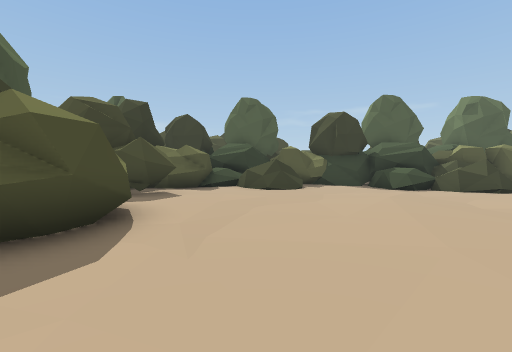
View 1 (above)

24 first-person views from a walk through a Unity game level. The camera is 1.5 m above the floor, tilts 2° down and sees 90° across. The floor is counted in squares, 2 m on a side. Each view is taken from the middle of a square. On the plan, view 1 faces up. The plan holds only what a view shows up to about 9 squares ahead; the rest is blank. The place goes on beyond the plan. The player character is not drawn. Some surface patterns are stand-ins.

View 2
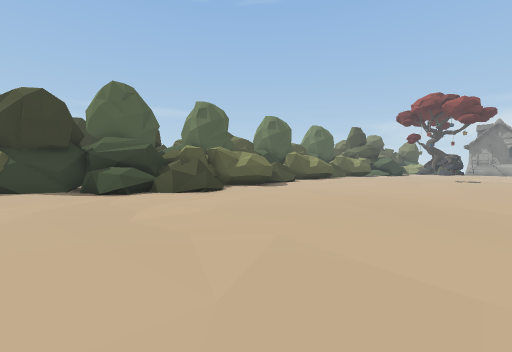

View 3
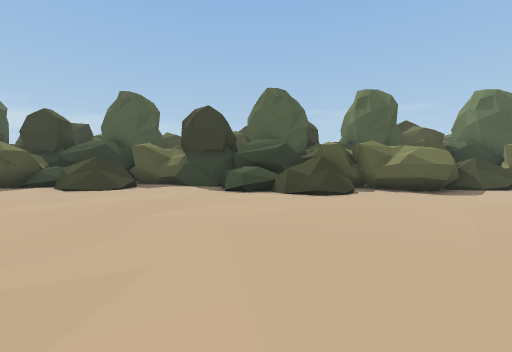

View 4
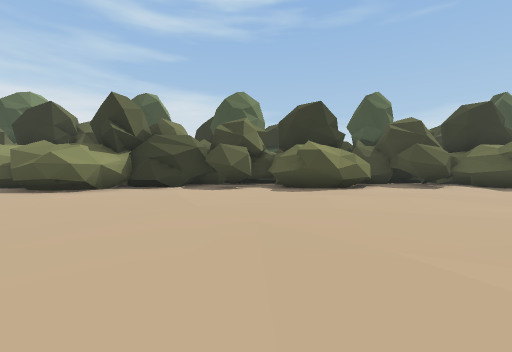

View 5
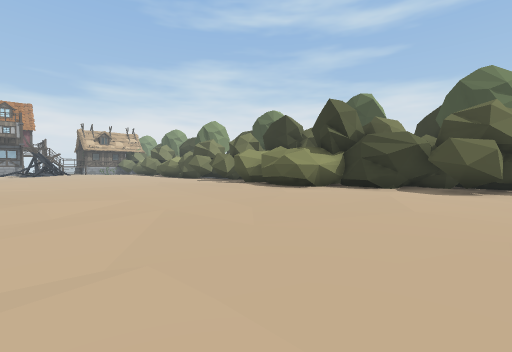

View 6
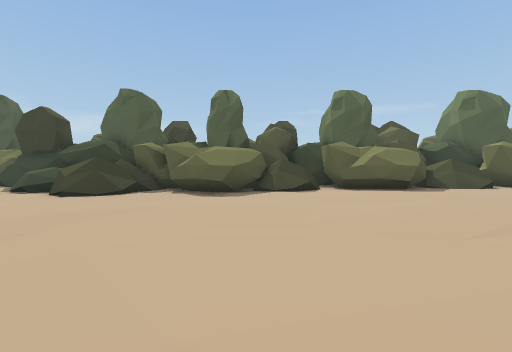

View 7
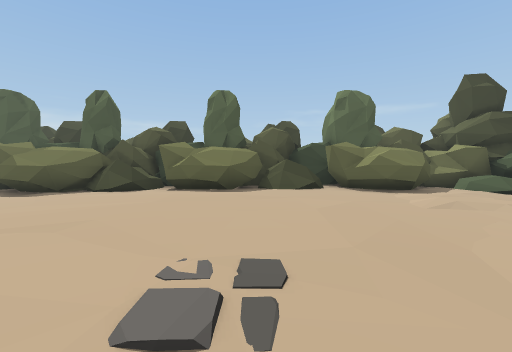

View 8
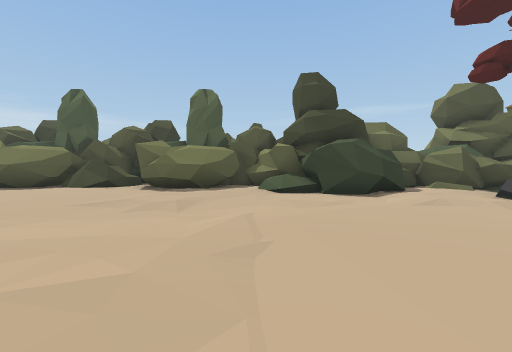

View 9
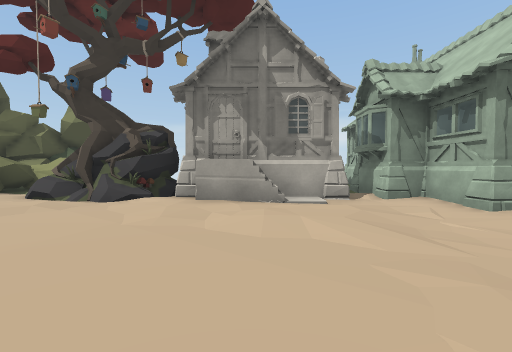

View 10
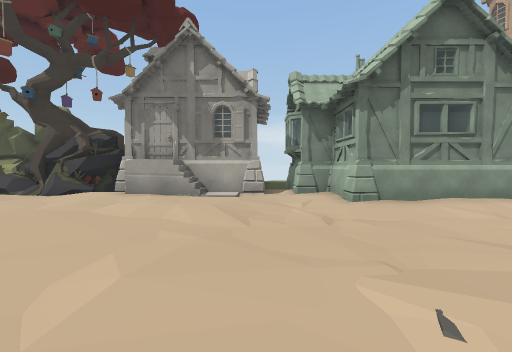

View 11
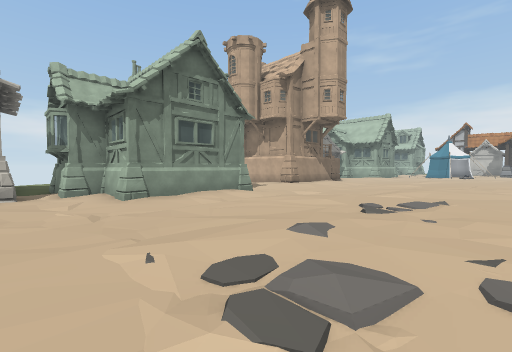

View 12
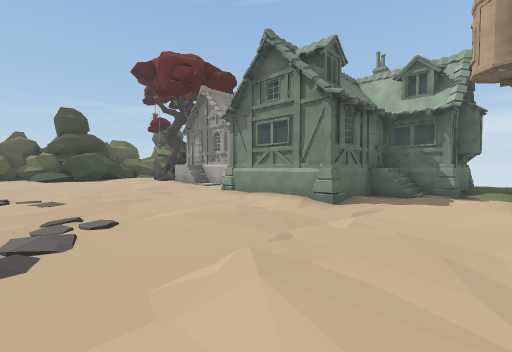

View 13
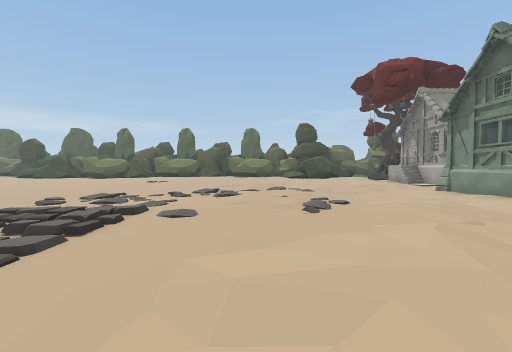

View 14
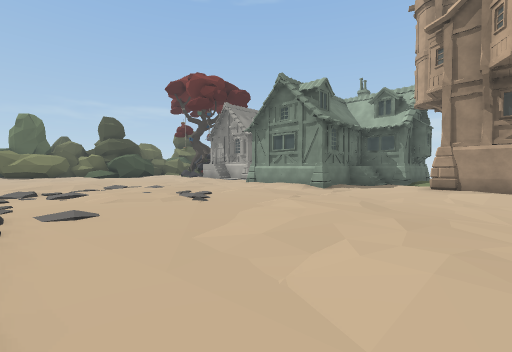

View 15
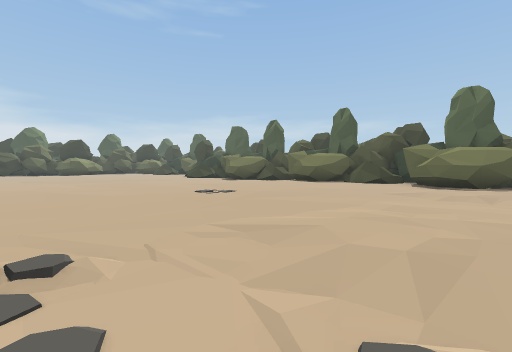

View 16
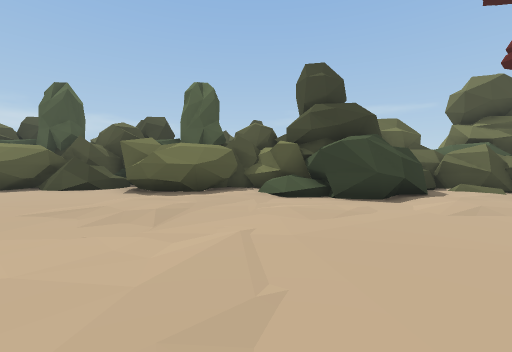

View 17
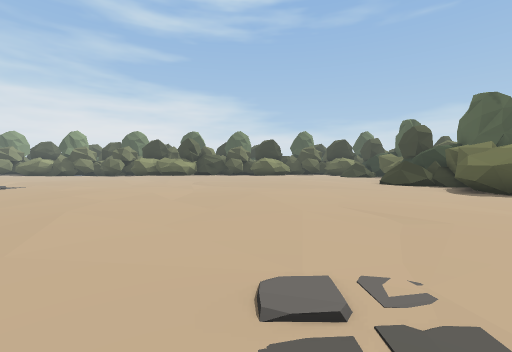

View 18
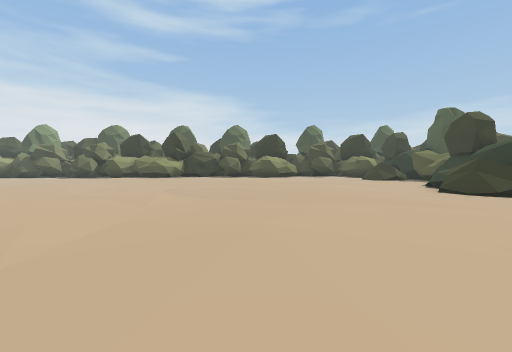

View 19
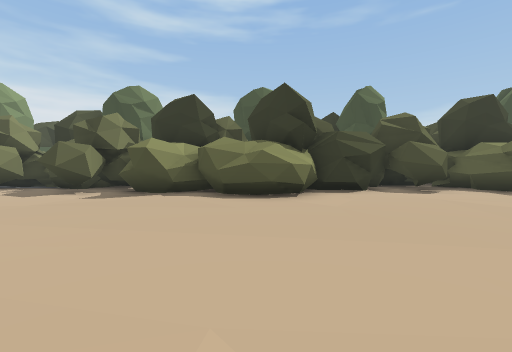

View 20
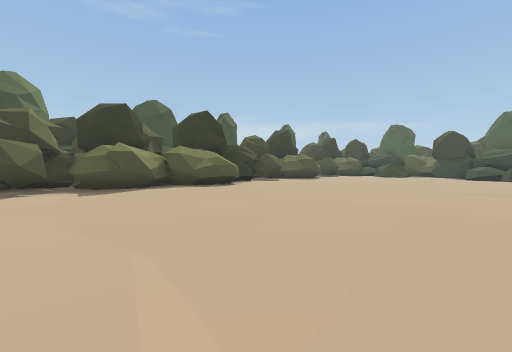

View 21
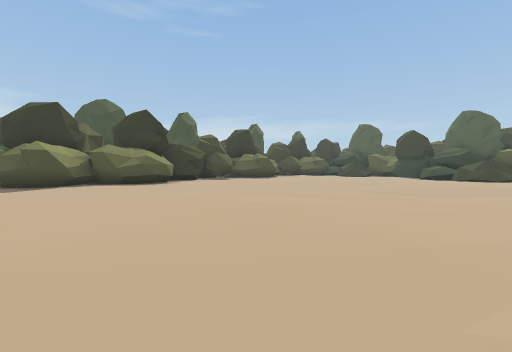

View 22
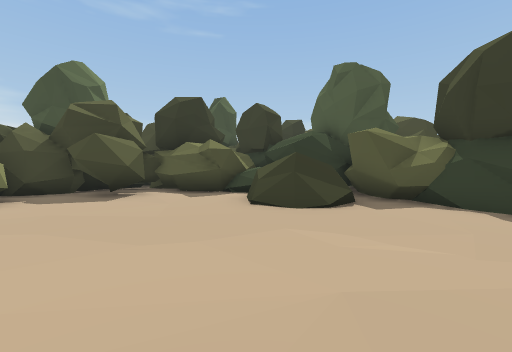

View 23
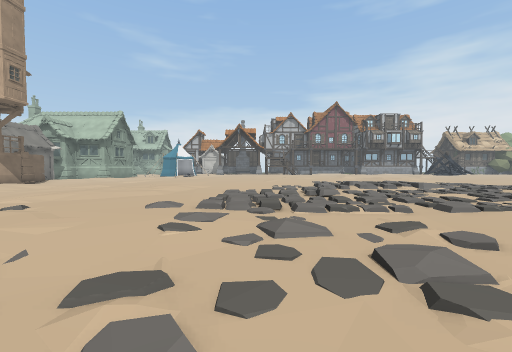

View 24
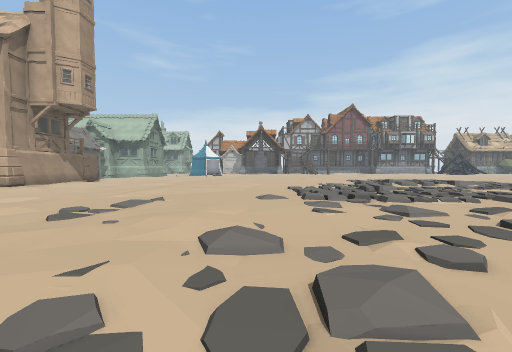

### Floor plan
Key: @ floor where view 1 was taken; # wall or solid block; . main floor; - floor 0.25 m lower than the main floor; / step, stairs or slope; = window, fence, low wall or low ledge; ^ raised ledge; H house; O other object.
Columns run from 4 left of view 1 to 35 right of it. Each row starts with its distance up from view 1.
 12      #   #
 11   #  ######            ###   ####   #
 10  ##=##...^^^ #####=^##########=/# ######
  9 ##..#=...-=###-##--..##....##../###.//=#
  8 #........---^------............--#...O
  7 ##........---------.............--../OO
  6 #........-...------...........-.../.OOOO
  5 ##............---..........--......-O#O
  4  ##...........-......................H
  3  ##...........-..................... #
  2 ##...........--...........-/........
  1 #........-..---...........-.........
  0 ##..@....------...........--/--.--//HHHH
 -1 #........------..........----//------HH.
 -2 ##.......------..........--.....--.HHHH
 -3  #.....-..-----........-//-/...----#
 -4  ##...--.-...--....  ..-/../...---/#
 -5   ##..--......  ..    -/......//.-.#
 -6   ##..--......       .////......---HHHH#
 -7   #..----.....      /.-//./....--/---/H
 -8  ##..----....-     /..-.-//....----./-H.
 -9 ##-..-----..--    ....--///.....--..../.
-10 ##--.-----.-      .-.--////....---.H   H
-11 ##--------..            /---...---.H   H

Where each view was taken, in squares from view 1:
view 1: 0 up, 0 right, facing up
view 2: 1 up, 3 right, facing up-right
view 3: 1 up, 6 right, facing up
view 4: 1 up, 6 right, facing left
view 5: 1 up, 6 right, facing down-left
view 6: 1 up, 13 right, facing up
view 7: 1 up, 19 right, facing up
view 8: 1 up, 26 right, facing up
view 9: 2 up, 26 right, facing right
view 10: 0 up, 25 right, facing right
view 11: 0 up, 24 right, facing down-right
view 12: 9 down, 25 right, facing up-right
view 13: 11 down, 24 right, facing up
view 14: 11 down, 22 right, facing up-right
view 15: 2 down, 25 right, facing up-left
view 16: 2 up, 26 right, facing up
view 17: 2 up, 20 right, facing left
view 18: 2 up, 16 right, facing left
view 19: 5 down, 5 right, facing left
view 20: 11 down, 7 right, facing up-left
view 21: 9 down, 9 right, facing up-left
view 22: 5 up, 4 right, facing up-left
view 23: 2 down, 21 right, facing down
view 24: 1 down, 23 right, facing down
